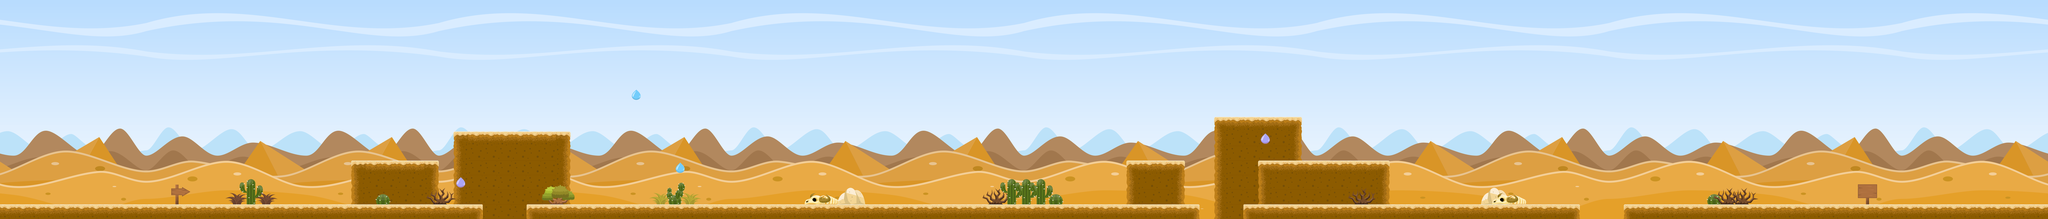

Below is a game level as drawn by its tile map, then a one-line description and the .tmx that defines it (tile-layer data replaced by summaries):
An orthogonal 140x15 tile map with 64x64 px tiles, 3 tile layers (Background, midLayer, objects), 7 tilesets and 43 objects.

<map version="1.0" tiledversion="1.0.2" orientation="orthogonal" renderorder="left-up" width="140" height="15" tilewidth="64" tileheight="64" nextobjectid="174">
 <tileset firstgid="1" name="Ground" tilewidth="64" tileheight="64" spacing="1" tilecount="6" columns="6">
  <image source="Ground64.png" width="389" height="64" />
 </tileset>
 <tileset firstgid="7" source="gota64.tsx" />
 <tileset firstgid="8" source="new_bg.tsx" />
 <tileset firstgid="408" source="gotaPulo.tsx" />
 <tileset firstgid="409" name="Sign" tilewidth="85" tileheight="88" tilecount="1" columns="1">
  <image source="decoracao/Sign.png" width="85" height="88" />
 </tileset>
 <tileset firstgid="410" source="untitled.tsx" />
 <tileset firstgid="420" name="desert64" tilewidth="64" tileheight="64" tilecount="12" columns="3">
  <image source="desert64.png" width="192" height="256" />
 </tileset>
 <layer name="Background" width="140" height="15">
  <data>[2100 cells, 2100 non-empty, 300 distinct tile ids]</data>
 </layer>
 <layer name="midLayer" width="140" height="15">
  <data>[2100 cells, 87 non-empty, 5 distinct tile ids]</data>
 </layer>
 <layer name="objects" width="140" height="15">
  <data>[2100 cells, 210 non-empty, 24 distinct tile ids]</data>
 </layer>
 <objectgroup name="Ground">
  <object id="2" x="20.8788" y="897.333" width="2092.45" height="64" />
  <object id="3" x="1537.33" y="705.333" width="383.333" height="25.3333" />
  <object id="26" x="2304.36" y="896" width="2945.05" height="66" />
  <object id="33" x="1560" y="733" width="333" height="9" />
  <object id="34" x="1575" y="740" width="309" height="10" />
  <object id="40" x="2112.76" y="959.818" width="0.666667" height="3471.7" />
  <object id="41" x="2305.99" y="946.434" height="3470.17" rotation="0.119594" />
  <object id="112" x="5440.73" y="895" width="1471.24" height="66" />
  <object id="116" x="5440.95" y="960.458" width="3.99582" height="3468.16" rotation="0.119594" />
  <object id="117" x="5251.05" y="961.509" width="0.666667" height="3470.7" />
  <object id="118" x="7106.06" y="896.545" width="1214" height="64" />
  <object id="122" x="7105.46" y="962.806" width="3.99582" height="3468.16" rotation="0.119594" />
  <object id="123" x="6911.06" y="959.857" width="0.666667" height="3471.7" />
  <object id="128" x="2025.07" y="613.825" width="429.768" height="12.2902" />
  <object id="129" x="2013.97" y="605.222" width="455.264" height="11.0612" />
  <object id="130" x="1986.1" y="577.218" width="508.458" height="25.1352" />
  <object id="131" x="5505.77" y="704.885" width="572.958" height="25.1352" />
  <object id="132" x="5544.74" y="741.492" width="503.768" height="12.2902" />
  <object id="133" x="5534.14" y="730.389" width="524.764" height="11.0612" />
  <object id="134" x="5336.95" y="544.141" width="337.298" height="11.5623" />
  <object id="135" x="5329.85" y="536.707" width="351.356" height="7.40604" />
  <object id="136" x="5310.85" y="512.297" width="383.625" height="24.1626" />
  <object id="137" x="4928.19" y="704.28" width="254.292" height="22.0165" />
  <object id="138" x="4940.78" y="726.461" width="232.902" height="10.2425" />
  <object id="139" x="4962.15" y="737.722" width="187.583" height="5.33091" />
 </objectgroup>
 <objectgroup name="Paredes">
  <object id="102" x="572.727" y="-3.0303" height="903.03" />
  <object id="109" x="8313.45" y="-4.36348" width="9.09091" height="903.03" />
 </objectgroup>
 <objectgroup name="gotaCarrera">
  <object id="162" x="2764.85" y="404.834" width="37" height="31.6667" />
  <object id="164" x="2956.5" y="721.167" width="37" height="31.6667" />
 </objectgroup>
 <objectgroup name="Jaguatirica">
  <object id="150" x="2560" y="832" width="64" height="64" />
  <object id="153" x="2176" y="512" width="64" height="64" />
  <object id="165" x="6208" y="832" width="64" height="64" />
 </objectgroup>
 <objectgroup name="Cangaceiro">
  <object id="142" x="5632" y="448" width="64" height="64" />
  <object id="144" x="3904" y="832" width="64" height="64" />
  <object id="169" x="4544" y="832" width="64" height="64" />
 </objectgroup>
 <objectgroup name="Bala" />
 <objectgroup name="gotaPulo">
  <object id="158" x="1996" y="785" width="36.5" height="31.5" />
  <object id="161" x="5517.42" y="595.917" width="36.5" height="31.5" />
 </objectgroup>
 <objectgroup name="Onca">
  <object id="140" x="5952" y="640" width="64" height="64" />
  <object id="147" x="4031" y="833" width="64" height="64" />
  <object id="155" x="1600" y="640" width="64" height="64" />
  <object id="167" x="3328" y="832" width="64" height="64" />
  <object id="172" x="7808" y="832" width="64" height="64" />
 </objectgroup>
 <objectgroup name="FinalLevel">
  <object id="110" x="8062.42" y="0" width="68" height="894.5" />
 </objectgroup>
</map>
